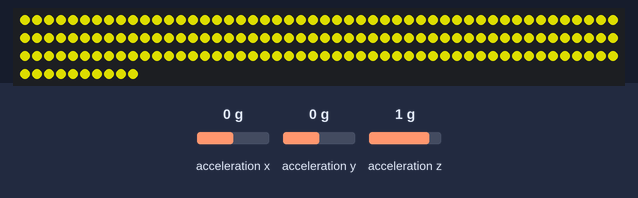
A sketch run on a simulated Arduino Uno, built with avr-gcc and run on an emulated ATmega328P. Parts: 160 RGB LEDs in strip order, left to right, continuing on the next row. Inputs (shaded band) come from the test bench; at power-on: acceleration x 0 g, acceleration y 0 g, acceleration z 1 g. Dim RGB values are drawn brighter than linear; what the sketch prints to the serial monitor is not drawn.

Above: at 0.1 s.

The sketch:

artoisled.ino
```cpp
#include <Wire.h>
#include <Adafruit_MMA8451.h>
#include <Adafruit_Sensor.h>
#include <Adafruit_NeoPixel.h>
Adafruit_MMA8451 mma = Adafruit_MMA8451();
#define PIN 5
#define NUMPIXELS 160
Adafruit_NeoPixel pixels(NUMPIXELS, PIN, NEO_GRB + NEO_KHZ800);
#define DELAYVAL 0
void setup(void) {
pixels.begin();
Serial.begin(9600);
Serial.println("Adafruit MMA8451 test!");
  if (! mma.begin()) {
    Serial.println("Couldnt start");
     while (1);
  }
    Serial.println("MMA8451 found!");
    mma.setRange(MMA8451_RANGE_8_G);
    Serial.print("Range = "); Serial.print(8 << mma.getRange());
    Serial.println("G");
}
void loop() {
  mma.read();
  Serial.print("X:\t");
  Serial.print(mma.x);
  Serial.print("\tY:\t");
  Serial.print(mma.y);
  Serial.print("\tZ:\t");
  Serial.print(mma.z);
  Serial.println();
  sensors_event_t event;
  mma.getEvent(&event);
  Serial.print("X: \t");
  Serial.print(event.acceleration.x);
  Serial.print("\t");
  Serial.print("Y: \t");
  Serial.print(event.acceleration.y);
  Serial.print("\t");
  Serial.print("Z: \t");
  Serial.print(event.acceleration.z);
  Serial.print("\t");
for(int i=0; i<NUMPIXELS; i++) {
  if(mma.x>0&&mma.y>0&&mma.z>9){
    pixels.setPixelColor(i, pixels.Color(150, 150, 0));
  } //
  else if(mma.x>0&&mma.y>0&&mma.z<0){
    pixels.setPixelColor(i, pixels.Color(50, 50, 50));
  }
  else if (mma.x>0&&mma.y<0&&mma.z<0){
    pixels.setPixelColor(i, pixels.Color(50, 50, 50));
  }
  else if(mma.x>0&&mma.y<0&&mma.z>0){
    pixels.setPixelColor(i, pixels.Color(255, 255, 0));
  }
 else if(mma.x<0&&mma.y<0&&mma.z<0){
    pixels.setPixelColor(i, pixels.Color(255, 0, 0));
  }
  else if(mma.x<0&&mma.y>0&&mma.z<0){ //
    pixels.setPixelColor(i, pixels.Color(150, 150, 0));
  } //
  else if(mma.x<0&&mma.y>0&&mma.z>0){ //
    pixels.setPixelColor(i, pixels.Color(255, 0, 0));
  }
  else if(mma.x<0&&mma.y<0&&mma.z>0){
    pixels.setPixelColor(i, pixels.Color(50, 50, 50));
  }
  else{
    pixels.setPixelColor(i, pixels.Color(150, 150, 0));
  }
  }
    pixels.show();
    delay(500);
}
```
